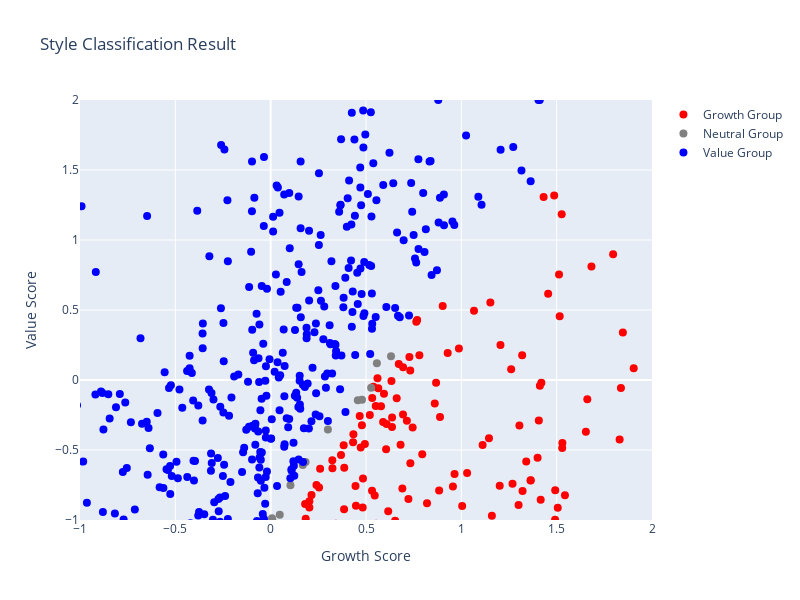

The notebook cell saved with this chart:
### Code cell
# 하나의 산점도 그래프로 그룹별 데이터 표시
fig = go.Figure()

# Growth Group
fig.add_trace(go.Scatter(x=GS['GS'], y=GS['VS'], mode='markers', 
                         marker=dict(color='red', size=8),
                         hovertext=GS.index, name='Growth Group'))

# Neutral Group
fig.add_trace(go.Scatter(x=NEUTRAL['GS'], y=NEUTRAL['VS'], mode='markers', 
                         marker=dict(color='gray', size=8),
                         hovertext=NEUTRAL.index, name='Neutral Group'))

# Value Group
fig.add_trace(go.Scatter(x=VS['GS'], y=VS['VS'], mode='markers', 
                         marker=dict(color='blue', size=8),
                         hovertext=VS.index, name='Value Group'))

# 레이아웃 업데이트
fig.update_layout(
    title='Style Classification Result',
    xaxis_title='Growth Score',
    yaxis_title='Value Score',
    xaxis=dict(range=[-1.0, 2.0]),
    yaxis=dict(range=[-1.0, 2.0]),
    width=800,
    height=600
)
fig.write_html("style_result.html")
fig.show()

### Figure 1 — Plotly figure (JSON) as saved in the notebook; plotly's stock layout.template omitted (floating-point values rounded to 4 significant figures; data arrays with more than 128 entries replaced by an {"elided": "..."} marker saying what was removed)
{"data": [{"hovertext": {"elided": "153 str values"}, "marker": {"color": "red", "size": 8}, "mode": "markers", "name": "Growth Group", "type": "scatter", "x": {"elided": "153 float values"}, "y": {"elided": "153 float values"}}, {"hovertext": ["068270", "163560", "108670", "030200", "207940", "006110", "009150", "086280", "192650", "077970", "071090", "002350", "005930", "003720", "204320", "094280"], "marker": {"color": "gray", "size": 8}, "mode": "markers", "name": "Neutral Group", "type": "scatter", "x": [0.03122, 0.4788, 0.6312, 0.527, -0.02879, -0.04187, 0.04769, 0.4571, 0.01597, -0.02246, 0.1831, 0.5572, 0.00722, 0.3002, 0.1687, 0.1038], "y": [-1.125, -0.1419, 0.1697, -0.05514, -1.229, -1.274, -0.9629, -0.1445, -1.02, -1.083, -0.5863, 0.1205, -0.9871, -0.3537, -0.6065, -0.7513]}, {"hovertext": {"elided": "393 str values"}, "marker": {"color": "blue", "size": 8}, "mode": "markers", "name": "Value Group", "type": "scatter", "x": {"elided": "393 float values"}, "y": {"elided": "393 float values"}}], "layout": {"height": 600, "title": {"text": "Style Classification Result"}, "width": 800, "xaxis": {"range": [-1, 2], "title": {"text": "Growth Score"}}, "yaxis": {"range": [-1, 2], "title": {"text": "Value Score"}}}}
